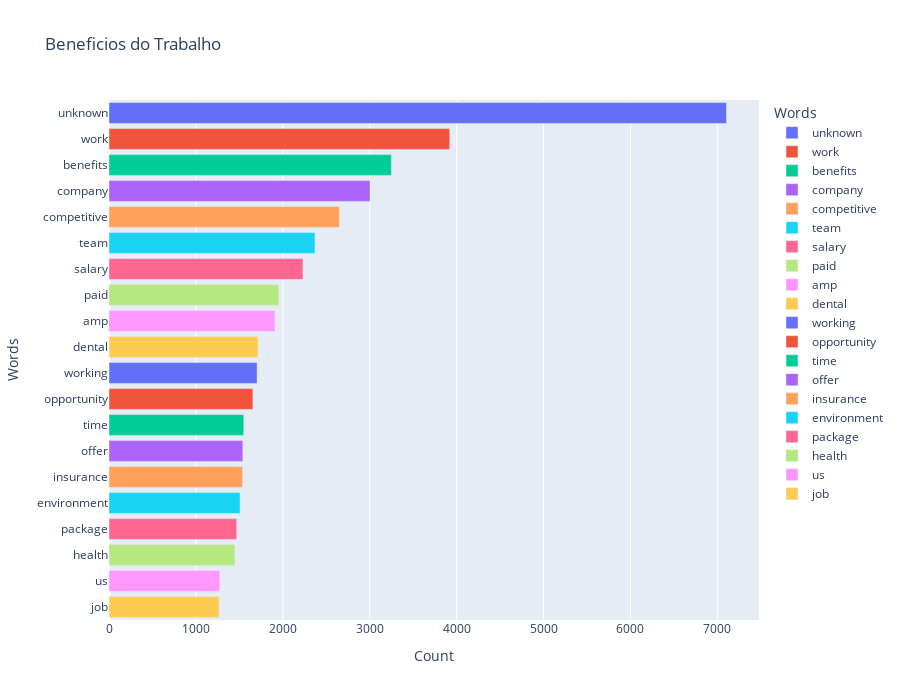

Notebook code for this chart:
### Code cell
beneficios = freq_text(df['Job_Benefits'])
plot_bar(beneficios, 'Beneficios do Trabalho')

### Figure 1 — Plotly figure (JSON) as saved in the notebook; plotly's stock layout.template omitted (floating-point values rounded to 4 significant figures)
{"data": [{"alignmentgroup": "True", "hovertemplate": "Words=%{y}<br>Count=%{x}<extra></extra>", "legendgroup": "unknown", "marker": {"color": "#636efa", "pattern": {"shape": ""}}, "name": "unknown", "offsetgroup": "unknown", "orientation": "h", "showlegend": true, "textposition": "auto", "type": "bar", "x": [7105], "xaxis": "x", "y": ["unknown"], "yaxis": "y"}, {"alignmentgroup": "True", "hovertemplate": "Words=%{y}<br>Count=%{x}<extra></extra>", "legendgroup": "work", "marker": {"color": "#EF553B", "pattern": {"shape": ""}}, "name": "work", "offsetgroup": "work", "orientation": "h", "showlegend": true, "textposition": "auto", "type": "bar", "x": [3921], "xaxis": "x", "y": ["work"], "yaxis": "y"}, {"alignmentgroup": "True", "hovertemplate": "Words=%{y}<br>Count=%{x}<extra></extra>", "legendgroup": "benefits", "marker": {"color": "#00cc96", "pattern": {"shape": ""}}, "name": "benefits", "offsetgroup": "benefits", "orientation": "h", "showlegend": true, "textposition": "auto", "type": "bar", "x": [3249], "xaxis": "x", "y": ["benefits"], "yaxis": "y"}, {"alignmentgroup": "True", "hovertemplate": "Words=%{y}<br>Count=%{x}<extra></extra>", "legendgroup": "company", "marker": {"color": "#ab63fa", "pattern": {"shape": ""}}, "name": "company", "offsetgroup": "company", "orientation": "h", "showlegend": true, "textposition": "auto", "type": "bar", "x": [3003], "xaxis": "x", "y": ["company"], "yaxis": "y"}, {"alignmentgroup": "True", "hovertemplate": "Words=%{y}<br>Count=%{x}<extra></extra>", "legendgroup": "competitive", "marker": {"color": "#FFA15A", "pattern": {"shape": ""}}, "name": "competitive", "offsetgroup": "competitive", "orientation": "h", "showlegend": true, "textposition": "auto", "type": "bar", "x": [2650], "xaxis": "x", "y": ["competitive"], "yaxis": "y"}, {"alignmentgroup": "True", "hovertemplate": "Words=%{y}<br>Count=%{x}<extra></extra>", "legendgroup": "team", "marker": {"color": "#19d3f3", "pattern": {"shape": ""}}, "name": "team", "offsetgroup": "team", "orientation": "h", "showlegend": true, "textposition": "auto", "type": "bar", "x": [2370], "xaxis": "x", "y": ["team"], "yaxis": "y"}, {"alignmentgroup": "True", "hovertemplate": "Words=%{y}<br>Count=%{x}<extra></extra>", "legendgroup": "salary", "marker": {"color": "#FF6692", "pattern": {"shape": ""}}, "name": "salary", "offsetgroup": "salary", "orientation": "h", "showlegend": true, "textposition": "auto", "type": "bar", "x": [2232], "xaxis": "x", "y": ["salary"], "yaxis": "y"}, {"alignmentgroup": "True", "hovertemplate": "Words=%{y}<br>Count=%{x}<extra></extra>", "legendgroup": "paid", "marker": {"color": "#B6E880", "pattern": {"shape": ""}}, "name": "paid", "offsetgroup": "paid", "orientation": "h", "showlegend": true, "textposition": "auto", "type": "bar", "x": [1954], "xaxis": "x", "y": ["paid"], "yaxis": "y"}, {"alignmentgroup": "True", "hovertemplate": "Words=%{y}<br>Count=%{x}<extra></extra>", "legendgroup": "amp", "marker": {"color": "#FF97FF", "pattern": {"shape": ""}}, "name": "amp", "offsetgroup": "amp", "orientation": "h", "showlegend": true, "textposition": "auto", "type": "bar", "x": [1910], "xaxis": "x", "y": ["amp"], "yaxis": "y"}, {"alignmentgroup": "True", "hovertemplate": "Words=%{y}<br>Count=%{x}<extra></extra>", "legendgroup": "dental", "marker": {"color": "#FECB52", "pattern": {"shape": ""}}, "name": "dental", "offsetgroup": "dental", "orientation": "h", "showlegend": true, "textposition": "auto", "type": "bar", "x": [1715], "xaxis": "x", "y": ["dental"], "yaxis": "y"}, {"alignmentgroup": "True", "hovertemplate": "Words=%{y}<br>Count=%{x}<extra></extra>", "legendgroup": "working", "marker": {"color": "#636efa", "pattern": {"shape": ""}}, "name": "working", "offsetgroup": "working", "orientation": "h", "showlegend": true, "textposition": "auto", "type": "bar", "x": [1704], "xaxis": "x", "y": ["working"], "yaxis": "y"}, {"alignmentgroup": "True", "hovertemplate": "Words=%{y}<br>Count=%{x}<extra></extra>", "legendgroup": "opportunity", "marker": {"color": "#EF553B", "pattern": {"shape": ""}}, "name": "opportunity", "offsetgroup": "opportunity", "orientation": "h", "showlegend": true, "textposition": "auto", "type": "bar", "x": [1656], "xaxis": "x", "y": ["opportunity"], "yaxis": "y"}, {"alignmentgroup": "True", "hovertemplate": "Words=%{y}<br>Count=%{x}<extra></extra>", "legendgroup": "time", "marker": {"color": "#00cc96", "pattern": {"shape": ""}}, "name": "time", "offsetgroup": "time", "orientation": "h", "showlegend": true, "textposition": "auto", "type": "bar", "x": [1550], "xaxis": "x", "y": ["time"], "yaxis": "y"}, {"alignmentgroup": "True", "hovertemplate": "Words=%{y}<br>Count=%{x}<extra></extra>", "legendgroup": "offer", "marker": {"color": "#ab63fa", "pattern": {"shape": ""}}, "name": "offer", "offsetgroup": "offer", "orientation": "h", "showlegend": true, "textposition": "auto", "type": "bar", "x": [1540], "xaxis": "x", "y": ["offer"], "yaxis": "y"}, {"alignmentgroup": "True", "hovertemplate": "Words=%{y}<br>Count=%{x}<extra></extra>", "legendgroup": "insurance", "marker": {"color": "#FFA15A", "pattern": {"shape": ""}}, "name": "insurance", "offsetgroup": "insurance", "orientation": "h", "showlegend": true, "textposition": "auto", "type": "bar", "x": [1537], "xaxis": "x", "y": ["insurance"], "yaxis": "y"}, {"alignmentgroup": "True", "hovertemplate": "Words=%{y}<br>Count=%{x}<extra></extra>", "legendgroup": "environment", "marker": {"color": "#19d3f3", "pattern": {"shape": ""}}, "name": "environment", "offsetgroup": "environment", "orientation": "h", "showlegend": true, "textposition": "auto", "type": "bar", "x": [1508], "xaxis": "x", "y": ["environment"], "yaxis": "y"}, {"alignmentgroup": "True", "hovertemplate": "Words=%{y}<br>Count=%{x}<extra></extra>", "legendgroup": "package", "marker": {"color": "#FF6692", "pattern": {"shape": ""}}, "name": "package", "offsetgroup": "package", "orientation": "h", "showlegend": true, "textposition": "auto", "type": "bar", "x": [1469], "xaxis": "x", "y": ["package"], "yaxis": "y"}, {"alignmentgroup": "True", "hovertemplate": "Words=%{y}<br>Count=%{x}<extra></extra>", "legendgroup": "health", "marker": {"color": "#B6E880", "pattern": {"shape": ""}}, "name": "health", "offsetgroup": "health", "orientation": "h", "showlegend": true, "textposition": "auto", "type": "bar", "x": [1449], "xaxis": "x", "y": ["health"], "yaxis": "y"}, {"alignmentgroup": "True", "hovertemplate": "Words=%{y}<br>Count=%{x}<extra></extra>", "legendgroup": "us", "marker": {"color": "#FF97FF", "pattern": {"shape": ""}}, "name": "us", "offsetgroup": "us", "orientation": "h", "showlegend": true, "textposition": "auto", "type": "bar", "x": [1275], "xaxis": "x", "y": ["us"], "yaxis": "y"}, {"alignmentgroup": "True", "hovertemplate": "Words=%{y}<br>Count=%{x}<extra></extra>", "legendgroup": "job", "marker": {"color": "#FECB52", "pattern": {"shape": ""}}, "name": "job", "offsetgroup": "job", "orientation": "h", "showlegend": true, "textposition": "auto", "type": "bar", "x": [1267], "xaxis": "x", "y": ["job"], "yaxis": "y"}], "layout": {"barmode": "relative", "height": 700, "legend": {"title": {"text": "Words"}, "tracegroupgap": 0}, "title": {"text": "Beneficios do Trabalho"}, "width": 900, "xaxis": {"anchor": "y", "domain": [0, 1], "title": {"text": "Count"}}, "yaxis": {"anchor": "x", "categoryarray": ["job", "us", "health", "package", "environment", "insurance", "offer", "time", "opportunity", "working", "dental", "amp", "paid", "salary", "team", "competitive", "company", "benefits", "work", "unknown"], "categoryorder": "array", "domain": [0, 1], "title": {"text": "Words"}}}}
